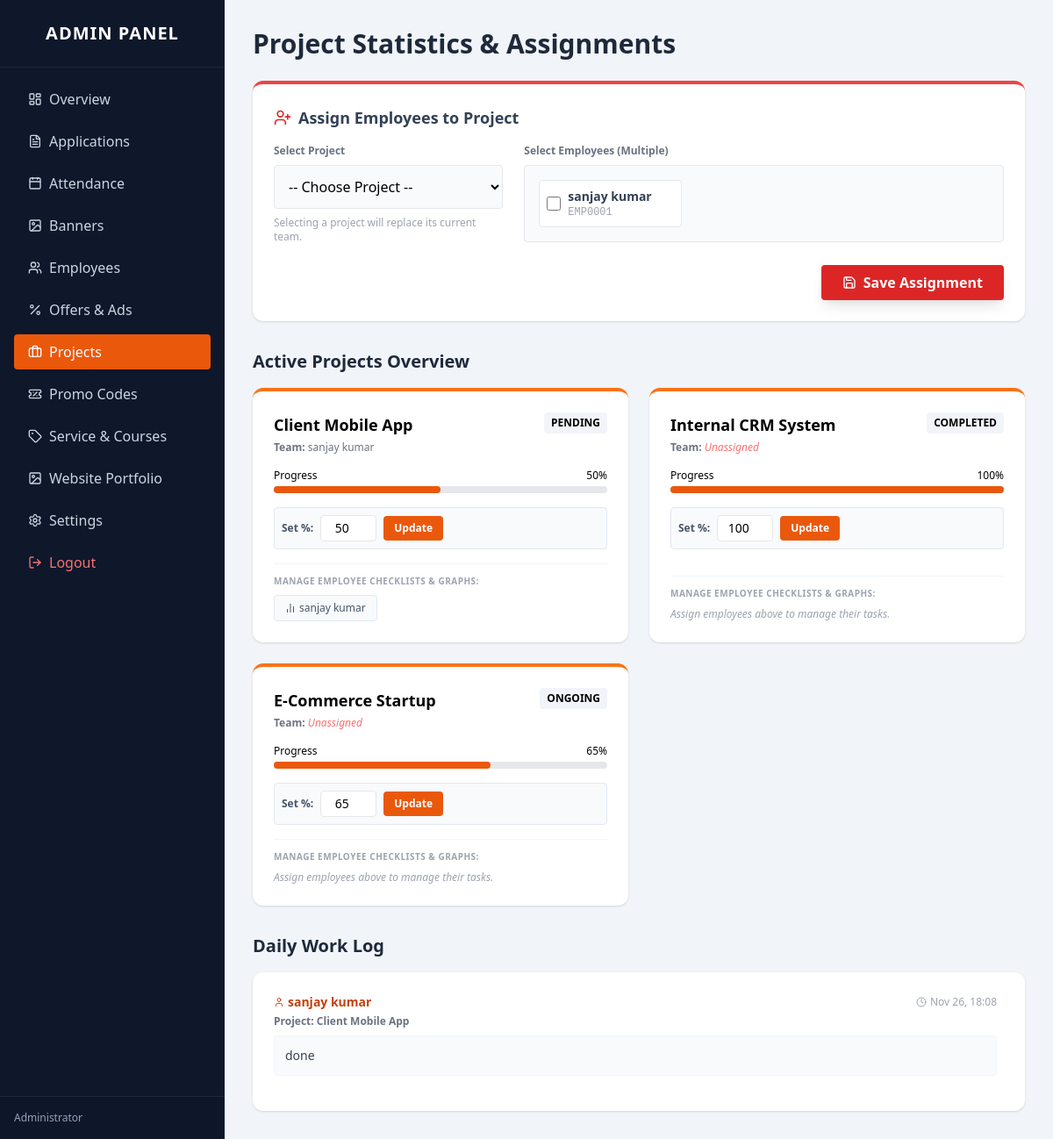
The app's page /admin/projects.php (signed in) with its own data.
### tables this page shows
CREATE TABLE `users` (
  `id` int(11) NOT NULL,
  `name` varchar(100) NOT NULL,
  `email` varchar(100) NOT NULL,
  `password` varchar(255) NOT NULL,
  `employee_id` varchar(50) DEFAULT NULL,
  `role` enum('admin','employee') DEFAULT 'employee',
  `created_at` timestamp NOT NULL DEFAULT current_timestamp(),
  `profile_image` varchar(255) DEFAULT NULL
);

CREATE TABLE `projects` (
  `id` int(11) NOT NULL,
  `name` varchar(100) NOT NULL,
  `status` enum('Ongoing','Completed','Pending') DEFAULT 'Ongoing',
  `progress` int(11) DEFAULT 0
);

CREATE TABLE `project_updates` (
  `id` int(11) NOT NULL,
  `project_id` int(11) DEFAULT NULL,
  `user_id` int(11) DEFAULT NULL,
  `update_text` text DEFAULT NULL,
  `update_date` timestamp NOT NULL DEFAULT current_timestamp()
);

### admin/projects.php (the view, shortened to what this page needs)
<?php
include '../includes/config.php';
$proj_sql = "SELECT p.*,
             GROUP_CONCAT(u.name SEPARATOR ', ') as team_names,
             GROUP_CONCAT(u.id SEPARATOR ',') as team_ids
             FROM projects p
             LEFT JOIN project_assignments pa ON p.id = pa.project_id
             LEFT JOIN users u ON pa.user_id = u.id
             GROUP BY p.id
             ORDER BY p.id DESC";
$projects = $conn->query($proj_sql);
$emp_res = $conn->query("SELECT id, name, employee_id FROM users WHERE role='employee' ORDER BY name");
$all_employees = [];
if ($emp_res) {
    while($row = $emp_res->fetch_assoc()) {
        $all_employees[] = $row;
    }
}
$updates_sql = "SELECT pu.*, u.name, p.name as proj_name
                FROM project_updates pu
                JOIN users u ON pu.user_id = u.id
                JOIN projects p ON pu.project_id = p.id
                ORDER BY pu.update_date DESC LIMIT 20";
$updates = $conn->query($updates_sql);
?>
<!DOCTYPE html>
<html lang="en">
<head>
    <script src="https://cdn.tailwindcss.com"></script>
</head>
<body class="bg-slate-100 flex h-screen overflow-hidden">
    <div class="w-64 bg-slate-900 text-white flex flex-col shrink-0">
        <div class="p-6 font-bold text-xl tracking-wider text-center border-b border-slate-800">ADMIN PANEL</div>
        <nav class="flex-1 p-4 space-y-2 overflow-y-auto">
            <a href="dashboard.php" class="flex items-center px-4 py-2 hover:bg-slate-800 rounded text-slate-300"><i data-lucide="layout-dashboard" class="w-4 h-4 mr-2"></i> Overview</a>
            <a href="applications.php" class="flex items-center px-4 py-2 hover:bg-slate-800 rounded text-slate-300"><i data-lucide="file-text" class="w-4 h-4 mr-2"></i> Applications</a>
            <a href="attendance.php" class="flex items-center px-4 py-2 hover:bg-slate-800 rounded text-slate-300"><i data-lucide="calendar" class="w-4 h-4 mr-2"></i> Attendance</a>
            <a href="banners.php" class="flex items-center px-4 py-2 hover:bg-slate-800 rounded text-slate-300"><i data-lucide="image" class="w-4 h-4 mr-2"></i> Banners</a>
            <a href="employees.php" class="flex items-center px-4 py-2 hover:bg-slate-800 rounded text-slate-300"><i data-lucide="users" class="w-4 h-4 mr-2"></i> Employees</a>
            <a href="offers.php" class="flex items-center px-4 py-2 hover:bg-slate-800 rounded text-slate-300"><i data-lucide="percent" class="w-4 h-4 mr-2"></i> Offers & Ads</a>
            <a href="projects.php" class="flex items-center px-4 py-2 bg-orange-600 rounded text-white"><i data-lucide="briefcase" class="w-4 h-4 mr-2"></i> Projects</a>
            <a href="promocodes.php" class="flex items-center px-4 py-2 hover:bg-slate-800 rounded text-slate-300"><i data-lucide="ticket-percent" class="w-4 h-4 mr-2"></i> Promo Codes</a>
            <a href="service_courses.php" class="flex items-center px-4 py-2 hover:bg-slate-800 rounded text-slate-300"><i data-lucide="tag" class="w-4 h-4 mr-2"></i> Service & Courses</a>
            <a href="portfolio.php" class="flex items-center px-4 py-2 hover:bg-slate-800 rounded text-slate-300"><i data-lucide="image" class="w-4 h-4 mr-2"></i> Website Portfolio</a>
            <a href="settings.php" class="flex items-center px-4 py-2 hover:bg-slate-800 rounded text-slate-300"><i data-lucide="settings" class="w-4 h-4 mr-2"></i> Settings</a>
            <a href="../login.php" class="flex items-center px-4 py-2 mt-4 text-red-400 hover:bg-slate-800 rounded"><i data-lucide="log-out" class="w-4 h-4 mr-2"></i> Logout</a>
        </nav>
        <div class="p-4 border-t border-slate-800 flex items-center gap-3 bg-slate-900/50">
            <div class="overflow-hidden">
                <p class="text-xs text-slate-400">Administrator</p>
            </div>
        </div>
    </div>
    <div class="flex-1 p-4 md:p-8 overflow-y-auto w-full">
        <div class="flex flex-col md:flex-row justify-between items-center mb-6">
            <h2 class="text-3xl font-bold text-slate-800">Project Statistics & Assignments</h2>
        </div>
        <div class="bg-white p-6 rounded-xl shadow border-t-4 border-red-500 mb-8">
            <h3 class="font-bold text-lg mb-4 flex items-center text-slate-700">
                <i data-lucide="user-plus" class="w-5 h-5 mr-2 text-red-600"></i>
                Assign Employees to Project
            </h3>
            <form method="POST" class="grid grid-cols-1 lg:grid-cols-3 gap-6">
                <div>
                    <label class="block text-xs font-bold text-gray-500 mb-2">Select Project</label>
                    <select name="project_id" required class="w-full p-3 border rounded bg-gray-50 focus:border-red-500 outline-none">
                        <option value="">-- Choose Project --</option>
                        <?php
                        if ($projects && $projects->num_rows > 0) {
                            $projects->data_seek(0);
                        ?>
                        <?php
                        }
                        ?>
                    </select>
                    <p class="text-xs text-gray-400 mt-2">Selecting a project will replace its current team.</p>
                </div>
                <div class="lg:col-span-2">
                    <label class="block text-xs font-bold text-gray-500 mb-2">Select Employees (Multiple)</label>
                    <div class="grid grid-cols-1 sm:grid-cols-2 md:grid-cols-3 gap-3 bg-gray-50 p-4 rounded border max-h-48 overflow-y-auto">
                        <?php if(!empty($all_employees)): foreach($all_employees as $emp): ?>
                        <label class="flex items-center space-x-2 p-2 bg-white rounded border border-gray-200 hover:border-red-400 cursor-pointer transition">
                            <input type="checkbox" name="employees[]" value="<?php echo $emp['id']; ?>" class="w-4 h-4 text-red-600 rounded focus:ring-red-500">
                            <div class="overflow-hidden">
                                <div class="text-sm font-bold text-slate-700 truncate"><?php echo htmlspecialchars($emp['name']); ?></div>
                                <div class="text-xs text-gray-400 font-mono truncate"><?php echo htmlspecialchars($emp['employee_id']); ?></div>
                            </div>
                        </label>
                        <?php endforeach; else: ?>
                            <p class="text-gray-400 text-sm col-span-full text-center">No employees found. Add them in Employee Management.</p>
                        <?php endif; ?>
                    </div>
                </div>
                <div class="lg:col-span-3 text-right">
                    <button name="assign_team" class="bg-red-600 hover:bg-red-700 text-white px-6 py-2 rounded font-bold shadow-lg transition flex items-center ml-auto">
                        <i data-lucide="save" class="w-4 h-4 mr-2"></i> Save Assignment
                    </button>
                </div>
            </form>
        </div>
        <h3 class="text-xl font-bold text-slate-800 mb-4">Active Projects Overview</h3>
        <div class="grid grid-cols-1 md:grid-cols-2 gap-6 mb-8">
            <?php
            if ($projects && $projects->num_rows > 0):
                $projects->data_seek(0);
                while($p = $projects->fetch_assoc()):
                    $team_ids = !empty($p['team_ids']) ? explode(',', $p['team_ids']) : [];
                    $team_names = !empty($p['team_names']) ? explode(', ', $p['team_names']) : [];
            ?>
            <div class="bg-white p-6 rounded-xl shadow border-t-4 border-orange-500 relative flex flex-col">
                <div class="flex justify-between items-start mb-2">
                    <div>
                        <h3 class="font-bold text-lg"><?php echo htmlspecialchars($p['name']); ?></h3>
                        <p class="text-xs text-gray-500 mt-1">
                            <span class="font-bold">Team:</span>
                            <?php echo $p['team_names'] ?: '<span class="italic text-red-400">Unassigned</span>'; ?>
                        </p>
                    </div>
                    <span class="bg-slate-100 px-2 py-1 rounded text-xs font-bold uppercase"><?php echo $p['status']; ?></span>
                </div>
                <div class="mt-2 mb-4">
                    <div class="flex justify-between text-xs mb-1"><span>Progress</span><span><?php echo $p['progress']; ?>%</span></div>
                    <div class="w-full bg-gray-200 rounded-full h-2"><div class="bg-orange-600 h-2 rounded-full" style="width: <?php echo $p['progress']; ?>%"></div></div>
                </div>
                <form method="POST" class="mb-4 flex items-center gap-2 bg-slate-50 p-2 rounded border border-slate-200">
                    <label class="text-xs font-bold text-slate-600 whitespace-nowrap">Set %:</label>
                    <input type="number" name="progress" value="<?php echo $p['progress']; ?>" min="0" max="100" class="w-16 p-1 text-sm border rounded text-center focus:border-orange-500 outline-none">
                    <button name="update_progress" class="text-xs bg-orange-600 hover:bg-orange-700 text-white px-3 py-1.5 rounded font-bold transition">Update</button>
                </form>
                <div class="mt-auto pt-3 border-t border-slate-100">
                    <p class="text-[10px] font-bold text-gray-400 mb-2 uppercase tracking-wider">Manage Employee Checklists & Graphs:</p>
                    <?php if(!empty($team_ids) && !empty($team_names)): ?>
                        <div class="flex flex-wrap gap-2">
                            <?php
                            for($i=0; $i<count($team_ids); $i++):
                                $t_name = isset($team_names[$i]) ? $team_names[$i] : 'Employee';
                            ?>
                                <a href="project_tasks.php?pid=<?php echo $p['id']; ?>&uid=<?php echo $team_ids[$i]; ?>" class="text-xs bg-slate-50 hover:bg-orange-50 text-slate-600 hover:text-orange-700 border border-slate-200 px-3 py-1.5 rounded flex items-center transition">
                                    <i data-lucide="bar-chart-2" class="w-3 h-3 mr-1"></i> <?php echo htmlspecialchars($t_name); ?>
                                </a>
                            <?php endfor; ?>
                        </div>
                    <?php else: ?>
                        <p class="text-xs text-gray-400 italic">Assign employees above to manage their tasks.</p>
                    <?php endif; ?>
                </div>
            </div>
            <?php endwhile; ?>
            <?php else: ?>
                <div class="col-span-full text-center py-10 text-gray-500">No projects found. Add projects first.</div>
            <?php endif; ?>
        </div>
        <h3 class="text-xl font-bold text-slate-800 mb-4">Daily Work Log</h3>
        <div class="bg-white rounded-xl shadow p-6 overflow-hidden">
            <div class="max-h-96 overflow-y-auto pr-2">
                <ul class="space-y-4">
                    <?php
                    if($updates && $updates->num_rows > 0):
                        while($upd = $updates->fetch_assoc()): ?>
                        <li class="border-b pb-4 last:border-0">
                            <div class="flex justify-between mb-1">
                                <span class="font-bold text-sm text-orange-700 flex items-center">
                                    <i data-lucide="user" class="w-3 h-3 mr-1"></i> <?php echo htmlspecialchars($upd['name']); ?>
                                </span>
                                <span class="text-xs text-gray-400 flex items-center">
                                    <i data-lucide="clock" class="w-3 h-3 mr-1"></i> <?php echo date('M d, H:i', strtotime($upd['update_date'])); ?>
                                </span>
                            </div>
                            <div class="text-xs text-gray-500 mb-2 font-bold">Project: <?php echo htmlspecialchars($upd['proj_name']); ?></div>
                            <p class="text-gray-700 bg-slate-50 p-3 rounded text-sm border border-slate-100"><?php echo htmlspecialchars($upd['update_text']); ?></p>
                        </li>
                        <?php endwhile; ?>
                    <?php else: ?>
                        <p class="text-gray-400 italic text-center py-4">No daily updates logged yet.</p>
                    <?php endif; ?>
                </ul>
            </div>
        </div>
    </div>
</body>
</html>

### records on screen
users: name "sanjay kumar", employee "EMP0001"
projects: name "Client Mobile App", team_names "sanjay kumar", status "PENDING", progress "50", t_name "sanjay kumar"
projects: name "Internal CRM System", team_names "Unassigned", status "COMPLETED", progress "100", shows "Assign employees above to manage their tasks."
projects: name "E-Commerce Startup", team_names "Unassigned", status "ONGOING", progress "65", shows "Assign employees above to manage their tasks."
project_updates: user.name "sanjay kumar", update_date "Nov 26, 18:08", project.name "Client Mobile App", update_text "done"
